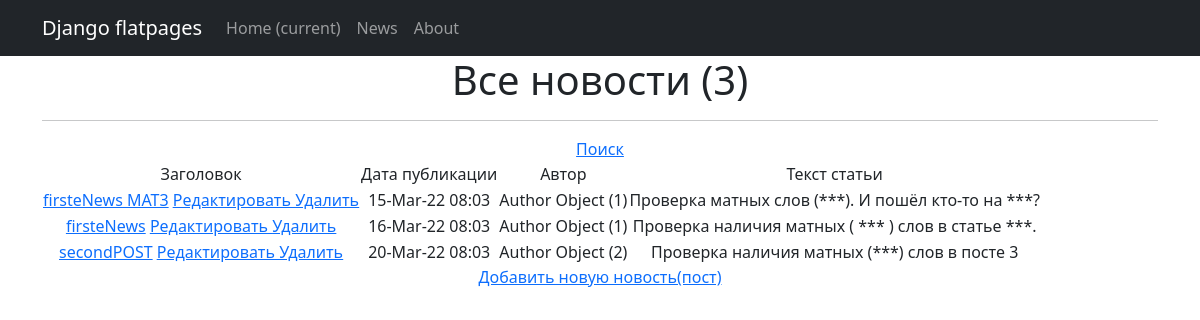
Page /news/ on the committed database.
### news/models.py (models this page shows, shortened)
class Post(models.Model):
    author_post = models.ForeignKey(Author, on_delete=models.CASCADE)
    authorname = author_post.name
    NEWS = 'NW'
    POST = 'PS'
    CATEGORY_CHOISE = (
        (NEWS, 'Новость'),
        (POST, 'Статья')
    )
    type = models.CharField(max_length=2, choices=CATEGORY_CHOISE, default=POST)
    date_create = models.DateTimeField(auto_now_add=True)
    category_post = models.ManyToManyField(Category, through='PostCategory')
    head_post = models.CharField(max_length=128)
    text_post = models.TextField()
    rating_post = models.IntegerField(default=0)

class Author(models.Model):
    rating_A = models.IntegerField(default=0)
    author_U = models.OneToOneField(User, on_delete=models.CASCADE)

### news/views.py (the view)
# urls.py: path('news/', PostList.as_view()),
class PostList(ListView):
    model = Post
    template_name = "post_list.html"
    context_object_name = "posts"
    ordering = ["date_create"]
    paginate_by = 10
    form_class = PostForm
    def get_context_data(self, **kwargs):
        context = super().get_context_data(**kwargs)
        context["filter"] = PostFilter(self.request.GET, queryset=self.get_queryset())
        return context

### news/templatetags/custom_filters.py (called while the page is built)
@register.filter(name='Censor')
def Censor(value, arg):
    if isinstance(value, str) and isinstance(arg, int):
        for w in value.split():
            w_rep = w.lower()
            if w_rep in spisok_mat:
                value = value.replace(w_rep, '*' * arg)
            else:
                for s in symbol:
                    w_rep = w_rep.replace(s, '')
                    if w_rep in spisok_mat:
                        value = value.replace(w_rep, '*' * arg)
        return value
    else:
        raise ValueError(f'Нельзя умножить ''*'' на {type(arg)}')

### templates/post_list.html (shortened to what this page needs)
{% extends 'flatpages/default.html' %}
{% load custom_filters %}
{% block content %}
    <h1>Все новости ({{ posts|length }})</h1>
    <hr>
    {% if posts %}
        <a href="{% url 'post_search' %}">Поиск</a> <br>
        <table>
            <tr>
                <td>
                    Заголовок
                </td>
                <td>
                    Дата публикации
                </td>
                <td>
                    Автор
                </td>
                <td>
                    Текст статьи
                </td>
            </tr>
        {% for post in filter.qs %}
            <tr>
                <td>
                    <a href="{% url 'post_detail' post.id %}">{{ post.head_post|Censor:2 }}</a>
                    <a href="{% url 'post_update' post.id %}"><u> Редактировать </u></a>
                    <a href="{% url 'post_delete' post.id %}"><u> Удалить </u></a>
                </td>
                <td>
                    {{ post.date_create|date:'d-M-y h:m' }}
                </td>
                <td>
                    {{ post.author_post|title }}
                </td>
                <td>
                    {{ post.text_post|Censor:3|truncatechars:50 }}
                </td>
            </tr>
        {% endfor %}
        </table>
    {% endif %}
<a href="{% url 'post_add' %}">Добавить новую новость(пост)</a> <br>
{% endblock content %}

### templates/flatpages/default.html (shortened to what this page needs)
<!DOCTYPE html>
<html lang="en">
    <head>
        {% load static %}
        <link href="{% static 'css/styles.css' %}" rel="stylesheet" />
    </head>
    <body>
        <nav class="navbar navbar-expand-lg navbar-dark bg-dark static-top">
            <div class="container">
               <a class="navbar-brand" href="#">Django flatpages</a>
               <div class="collapse navbar-collapse" id="navbarResponsive">
                   <ul class="navbar-nav ml-auto">
                       <li class="nav-item active">
                           <a class="nav-link" href="/login/">Home
                               <span class="sr-only">(current)</span>
                           </a>
                       </li>
                       <li class="nav-item">
                           <a class="nav-link" href="/news/">News</a>
                       </li>
                       <li class="nav-item">
                           <a class="nav-link" href="/about/">About</a>
                       </li>
                   </ul>
               </div>
            </div>
        </nav>
        <div class="container">
            <div class="row">
                <div class="col-lg-12 text-center">
                    {% block content %}{% endblock content %}
                </div>
            </div>
        </div>
    </body>
</html>

### rows in the picture
Post: head_post|Censor "firsteNews МАТ3", date_create "15-Mar-22 08:03", author_post "Author Object (1)", text_post|Censor "Проверка матных слов (***). И пошёл кто-то на ***?"
Post: head_post|Censor "firsteNews", date_create "16-Mar-22 08:03", author_post "Author Object (1)", text_post|Censor "Проверка наличия матных ( *** ) слов в статье ***."
Post: head_post|Censor "secondPOST", date_create "20-Mar-22 08:03", author_post "Author Object (2)", text_post|Censor "Проверка наличия матных (***) слов в посте 3"

### other values in the picture
{{ posts|length }} "3"
